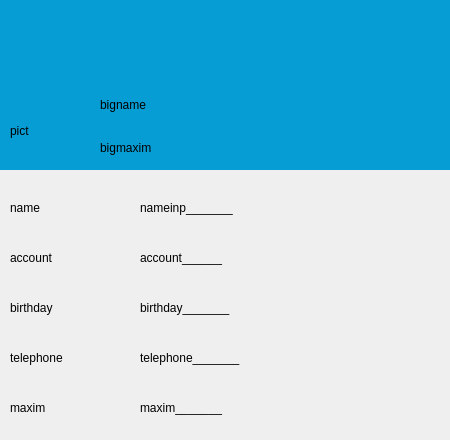
<?xml version="1.0" encoding="UTF-8"?>
<ui version="4.0">
 <class>detailfriendss</class>
 <widget class="QWidget" name="detailfriendss">
  <property name="geometry">
   <rect>
    <x>0</x>
    <y>0</y>
    <width>450</width>
    <height>440</height>
   </rect>
  </property>
  <property name="windowTitle">
   <string>detailfriendss</string>
  </property>
  <widget class="QWidget" name="widget" native="true">
   <property name="geometry">
    <rect>
     <x>0</x>
     <y>0</y>
     <width>450</width>
     <height>170</height>
    </rect>
   </property>
   <property name="styleSheet">
    <string notr="true">background-color:rgb(6, 157, 213)</string>
   </property>
   <widget class="QLabel" name="label_11">
    <property name="geometry">
     <rect>
      <x>10</x>
      <y>96</y>
      <width>72</width>
      <height>70</height>
     </rect>
    </property>
    <property name="text">
     <string>pict</string>
    </property>
   </widget>
   <widget class="QLabel" name="label_12">
    <property name="geometry">
     <rect>
      <x>100</x>
      <y>90</y>
      <width>72</width>
      <height>30</height>
     </rect>
    </property>
    <property name="text">
     <string>bigname</string>
    </property>
   </widget>
   <widget class="QLabel" name="label_13">
    <property name="geometry">
     <rect>
      <x>100</x>
      <y>140</y>
      <width>271</width>
      <height>16</height>
     </rect>
    </property>
    <property name="text">
     <string>bigmaxim</string>
    </property>
   </widget>
  </widget>
  <widget class="QLabel" name="label_5">
   <property name="geometry">
    <rect>
     <x>10</x>
     <y>350</y>
     <width>72</width>
     <height>15</height>
    </rect>
   </property>
   <property name="text">
    <string>telephone</string>
   </property>
  </widget>
  <widget class="QLabel" name="label">
   <property name="geometry">
    <rect>
     <x>10</x>
     <y>200</y>
     <width>72</width>
     <height>15</height>
    </rect>
   </property>
   <property name="text">
    <string>name</string>
   </property>
  </widget>
  <widget class="QLabel" name="label_8">
   <property name="geometry">
    <rect>
     <x>140</x>
     <y>300</y>
     <width>211</width>
     <height>16</height>
    </rect>
   </property>
   <property name="text">
    <string>birthday_______</string>
   </property>
  </widget>
  <widget class="QLabel" name="label_9">
   <property name="geometry">
    <rect>
     <x>140</x>
     <y>350</y>
     <width>211</width>
     <height>16</height>
    </rect>
   </property>
   <property name="text">
    <string>telephone_______</string>
   </property>
  </widget>
  <widget class="QLabel" name="label_4">
   <property name="geometry">
    <rect>
     <x>10</x>
     <y>400</y>
     <width>72</width>
     <height>15</height>
    </rect>
   </property>
   <property name="text">
    <string>maxim</string>
   </property>
  </widget>
  <widget class="QLabel" name="label_3">
   <property name="geometry">
    <rect>
     <x>10</x>
     <y>300</y>
     <width>72</width>
     <height>15</height>
    </rect>
   </property>
   <property name="text">
    <string>birthday</string>
   </property>
  </widget>
  <widget class="QLabel" name="label_7">
   <property name="geometry">
    <rect>
     <x>140</x>
     <y>250</y>
     <width>181</width>
     <height>16</height>
    </rect>
   </property>
   <property name="text">
    <string>account______</string>
   </property>
  </widget>
  <widget class="QLabel" name="label_2">
   <property name="geometry">
    <rect>
     <x>10</x>
     <y>250</y>
     <width>72</width>
     <height>15</height>
    </rect>
   </property>
   <property name="text">
    <string>account</string>
   </property>
  </widget>
  <widget class="QLabel" name="label_6">
   <property name="geometry">
    <rect>
     <x>140</x>
     <y>200</y>
     <width>211</width>
     <height>16</height>
    </rect>
   </property>
   <property name="text">
    <string>nameinp_______</string>
   </property>
  </widget>
  <widget class="QLabel" name="label_10">
   <property name="geometry">
    <rect>
     <x>140</x>
     <y>400</y>
     <width>211</width>
     <height>16</height>
    </rect>
   </property>
   <property name="text">
    <string>maxim_______</string>
   </property>
  </widget>
 </widget>
 <layoutdefault spacing="6" margin="11"/>
 <resources/>
 <connections/>
</ui>
